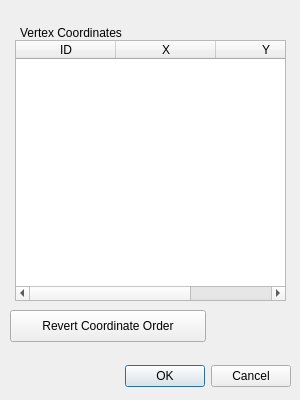
<?xml version="1.0" encoding="UTF-8"?>
<ui version="4.0">
 <class>VertexDialog</class>
 <widget class="QDialog" name="VertexDialog">
  <property name="geometry">
   <rect>
    <x>0</x>
    <y>0</y>
    <width>300</width>
    <height>400</height>
   </rect>
  </property>
  <property name="minimumSize">
   <size>
    <width>300</width>
    <height>400</height>
   </size>
  </property>
  <property name="maximumSize">
   <size>
    <width>300</width>
    <height>400</height>
   </size>
  </property>
  <property name="windowTitle">
   <string>View / Edit Vertices</string>
  </property>
  <widget class="QDialogButtonBox" name="buttonBox">
   <property name="geometry">
    <rect>
     <x>115</x>
     <y>360</y>
     <width>176</width>
     <height>32</height>
    </rect>
   </property>
   <property name="orientation">
    <enum>Qt::Horizontal</enum>
   </property>
   <property name="standardButtons">
    <set>QDialogButtonBox::Cancel|QDialogButtonBox::Ok</set>
   </property>
  </widget>
  <widget class="QTableWidget" name="vertexTWidget">
   <property name="geometry">
    <rect>
     <x>15</x>
     <y>40</y>
     <width>271</width>
     <height>261</height>
    </rect>
   </property>
   <column>
    <property name="text">
     <string>ID</string>
    </property>
   </column>
   <column>
    <property name="text">
     <string>X</string>
    </property>
   </column>
   <column>
    <property name="text">
     <string>Y</string>
    </property>
   </column>
  </widget>
  <widget class="QPushButton" name="reverseOrderButton">
   <property name="geometry">
    <rect>
     <x>10</x>
     <y>310</y>
     <width>196</width>
     <height>32</height>
    </rect>
   </property>
   <property name="text">
    <string>Revert Coordinate Order</string>
   </property>
  </widget>
  <widget class="QLabel" name="label">
   <property name="geometry">
    <rect>
     <x>20</x>
     <y>25</y>
     <width>161</width>
     <height>16</height>
    </rect>
   </property>
   <property name="text">
    <string>Vertex Coordinates</string>
   </property>
  </widget>
 </widget>
 <resources/>
 <connections>
  <connection>
   <sender>buttonBox</sender>
   <signal>accepted()</signal>
   <receiver>VertexDialog</receiver>
   <slot>accept()</slot>
   <hints>
    <hint type="sourcelabel">
     <x>248</x>
     <y>254</y>
    </hint>
    <hint type="destinationlabel">
     <x>157</x>
     <y>274</y>
    </hint>
   </hints>
  </connection>
  <connection>
   <sender>buttonBox</sender>
   <signal>rejected()</signal>
   <receiver>VertexDialog</receiver>
   <slot>reject()</slot>
   <hints>
    <hint type="sourcelabel">
     <x>316</x>
     <y>260</y>
    </hint>
    <hint type="destinationlabel">
     <x>286</x>
     <y>274</y>
    </hint>
   </hints>
  </connection>
 </connections>
</ui>
